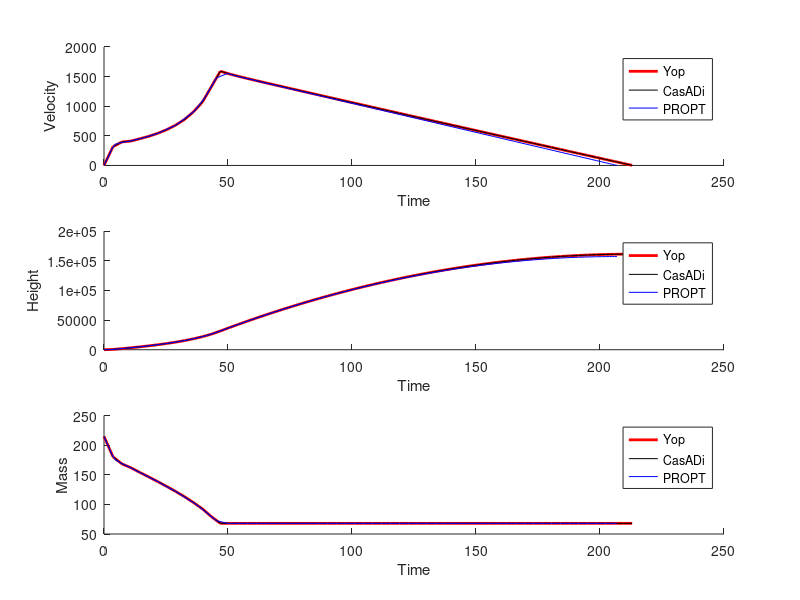
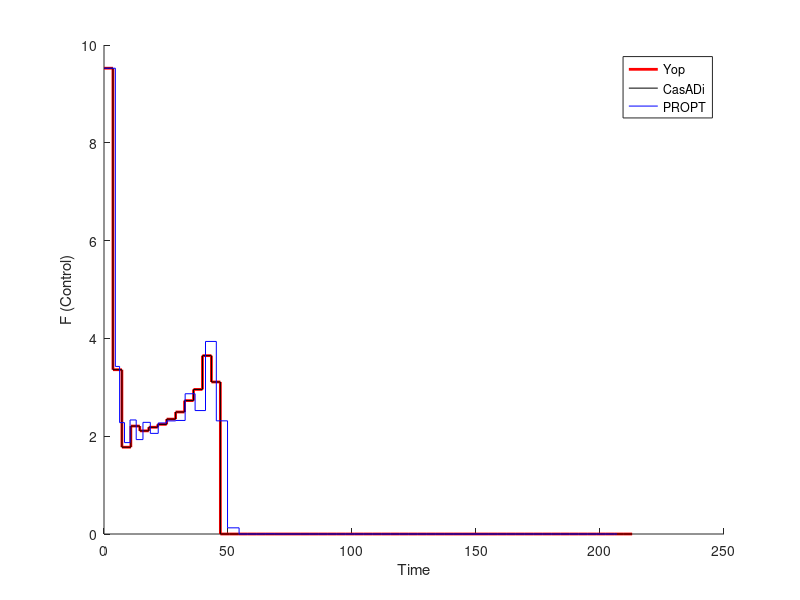

The MATLAB script that drew these images, in order:
%% Comparison between Yop, CasADi, PROPT
load('yop_goddard.mat'); 
load('casadi_goddard.mat');
load('propt_goddard.mat');

figure(1)
subplot(311); hold on
plot(yop_t,    yop_x(:,1), 'r', 'LineWidth', 2)
plot(casadi_t, casadi_x(:,1), 'k')
plot(propt_t,  propt_x(:,1), 'b')
legend('Yop', 'CasADi', 'PROPT')
xlabel('Time'); ylabel('Velocity')

subplot(312); hold on
plot(yop_t,    yop_x(:,2), 'r', 'LineWidth', 2)
plot(casadi_t, casadi_x(:,2), 'k')
plot(propt_t,  propt_x(:,2), 'b')
legend('Yop', 'CasADi', 'PROPT')
xlabel('Time'); ylabel('Height')

subplot(313); hold on
plot(yop_t,    yop_x(:,3), 'r', 'LineWidth', 2)
plot(casadi_t, casadi_x(:,3), 'k')
plot(propt_t,  propt_x(:,3), 'b')
legend('Yop', 'CasADi', 'PROPT')
xlabel('Time'); ylabel('Mass')

figure(2); hold on
stairs(yop_t,    yop_u, 'r', 'LineWidth', 2)
stairs(casadi_t, casadi_u, 'k')
stairs(propt_t,  propt_u, 'b')
legend('Yop', 'CasADi', 'PROPT')
xlabel('Time'); ylabel('F (Control)')
